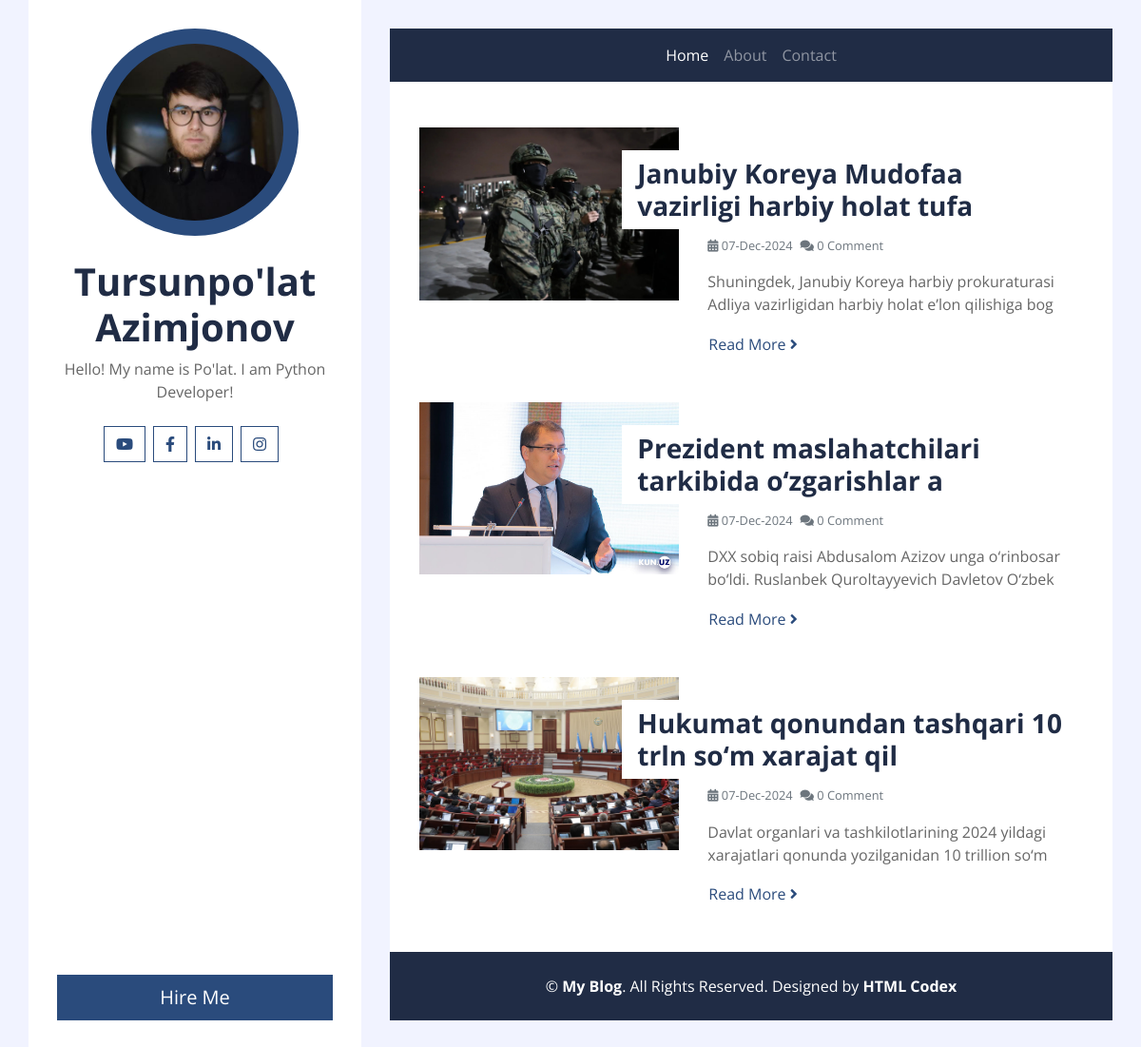
Screenshot of /filter/Avtohalokat/ with the database file from the repository.
### post_app/models.py (models this page shows, shortened)
class Post(models.Model):
    title = models.CharField(max_length=200)
    body = models.TextField()
    image = models.FileField(upload_to='post-images/')
    tags = models.ManyToManyField('Tag', related_name='tags', blank=True, null=True)
    created_on = models.DateTimeField(auto_now_add=True)
    class Meta:
        app_label = 'post_app'
        ordering = ('-created_on',)

### post_app/views.py (the view)
# urls.py: path('filter/<str:tagname>/', getPostsByTags, name='post_filter'),
def getPostsByTags(request, tagname):
    filter = True
    posts = Post.objects.filter(tags__name=tagname).all()
    return render(request, 'post_app/list.html', {'posts':posts, 'filter':filter})

### templates/post_app/list.html (shortened to what this page needs)
{% extends 'base.html' %}
{% load static %}
{% block content %}
    <div class="container bg-white pt-5">
        {% if filter %}
            {% for post in posts %}
        	<div class="row blog-item px-3 pb-5">
            <div class="col-md-5">
                {% if post.image %}
                <img class="img-fluid mb-4 mb-md-0" src="{{ post.image.url }}" alt="Image">
                {% endif %}
            </div>
            <div class="col-md-7">
                <h3 class="mt-md-4 px-md-3 mb-2 py-2 bg-white font-weight-bold"> {{ post.title | slice:'50' }}</h3>
                <div class="d-flex mb-3">
                    <small class="mr-2 text-muted"><i class="fa fa-calendar-alt"></i> {{ post.created_on | date:'d-M-Y' }}</small>
                    {% if post.comments.count <= 1 %}
                    	<small class="mr-2 text-muted"><i class="fa fa-comments"></i> {{ post.comments.count }} Comment</small>
                    {% else %}
                        <small class="mr-2 text-muted"><i class="fa fa-comments"></i> {{ post.comments.count }} Comments</small>
                    {% endif %}
                </div>
                <p>
                    {{ post.body | slice:'100' }}
                </p>
                <a class="btn btn-link p-0" href="{% url 'post_detail' post.pk %}">Read More <i class="fa fa-angle-right"></i></a>
            </div>
        </div>
        {% endfor %}
        {% endif %}
    </div>
{% endblock %}

### rows the page displays
Post: image (picture), title "Janubiy Koreya Mudofaa vazirligi harbiy holat tufa", created_on "07-Dec-2024", comments.count "0", body "Shuningdek, Janubiy Koreya harbiy prokuraturasi Adliya vazirligidan harbiy holat e’lon qilishiga bog"
Post: image (picture), title "Prezident maslahatchilari tarkibida o‘zgarishlar a", created_on "07-Dec-2024", comments.count "0", body "DXX sobiq raisi Abdusalom Azizov unga o‘rinbosar bo‘ldi. Ruslanbek Quroltayyevich Davletov O‘zbek"
Post: image (picture), title "Hukumat qonundan tashqari 10 trln so‘m xarajat qil", created_on "07-Dec-2024", comments.count "0", body "Davlat organlari va tashkilotlarining 2024 yildagi xarajatlari qonunda yozilganidan 10 trillion so‘m"
